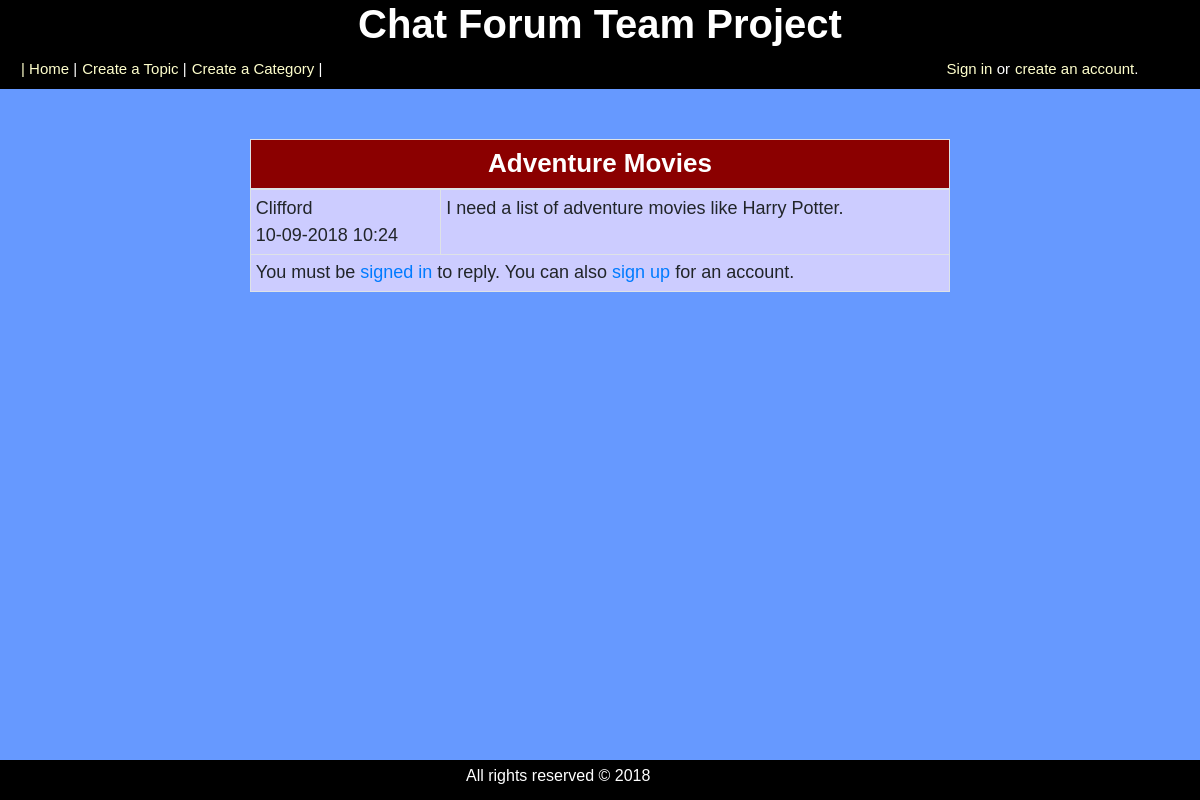
Screenshot of /topic.php?id=2 with the database file from the repository.
### tables this page shows
CREATE TABLE `topics` (
  `topic_id` int(8) NOT NULL,
  `topic_subject` varchar(255) NOT NULL,
  `topic_date` datetime NOT NULL,
  `topic_cat` int(8) NOT NULL,
  `topic_by` int(8) NOT NULL
);

CREATE TABLE `posts` (
  `post_id` int(8) NOT NULL,
  `post_content` text NOT NULL,
  `post_date` datetime NOT NULL,
  `post_topic` int(8) NOT NULL,
  `post_by` int(8) NOT NULL
);

CREATE TABLE `users` (
  `user_id` int(8) NOT NULL,
  `user_name` varchar(30) NOT NULL,
  `user_pass` varchar(255) NOT NULL,
  `user_email` varchar(255) NOT NULL,
  `user_date` datetime NOT NULL,
  `user_level` int(8) NOT NULL
);

### topic.php (the view)
<?php
include 'connect.php';
include 'header.php';
$sql = "SELECT
			topic_id,
			topic_subject
		FROM
			topics
		WHERE
			topics.topic_id = " . mysql_real_escape_string($_GET['id']);
$result = mysqli_query($connection,$sql);
if(!$result)
{
	echo 'The topic could not be displayed, please try again later.';
}
else
{
	if(mysqli_num_rows($result) == 0)
	{
		echo 'This topic doesn&prime;t exist.';
	}
	else
	{
		while($row = mysqli_fetch_assoc($result))
		{
			echo '<table class="table table-bordered table-sm table-hover center">
					<thead>
						<tr>
							<th colspan="2">' . $row['topic_subject'] . '</th>
						</tr>
					</thead>
					<tbody>';
			$posts_sql = "SELECT
						posts.post_topic,
						posts.post_content,
						posts.post_date,
						posts.post_by,
						users.user_id,
						users.user_name
					FROM
						posts
					LEFT JOIN
						users
					ON
						posts.post_by = users.user_id
					WHERE
						posts.post_topic = " . mysql_real_escape_string($_GET['id']);
			$posts_result = mysqli_query($connection,$posts_sql);
			if(!$posts_result)
			{
				echo '<tr><td>The posts could not be displayed, please try again later.</tr></td></table>';
			}
			else
			{
				while($posts_row = mysqli_fetch_assoc($posts_result))
				{
					echo '<tr class="topic-post">
							<td class="user-post">' . $posts_row['user_name'] . '<br/>' . date('d-m-Y H:i', strtotime($posts_row['post_date'])) . '</td>
							<td class="post-content">' . htmlentities(stripslashes($posts_row['post_content'])) . '</td>
						  </tr>';
				}
			}
			if(!$_SESSION['signed_in'])
			{
				echo '<tr><td colspan=2>You must be <a href="signin.php">signed in</a> to reply. You can also <a href="signup.php">sign up</a> for an account.';
			}
			else
			{
				echo '<tr><td colspan="2"><h2>Reply:</h2><br />
					<form method="post" action="reply.php?id=' . $row['topic_id'] . '">
						<textarea name="reply-content"></textarea><br /><br />
						<input type="submit" value="Submit reply" />
					</form></td></tr>';
			}
			echo '</tbody>
			</table>';
		}
	}
}
include 'footer.php';
?>

### styles.css (style rules this page uses)
html { position: relative; min-height: 100%; }
body { text-align: center; }
.body_style { background-color: #6699ff !important; font-size: 15px; font-family:sans-serif; margin-bottom: 40px; }
a { text-decoration:none !important; }
table.center { margin-left:auto !important; margin-right:auto !important; border-collapse: collapse; width: 700px !important; }
th { background-color: darkred !important; color: white !important; font-size:26px; text-align:center; }
td { padding: 5px ; font-size:18px; background-color:#ccccff; }

### rows the page displays
topics: topic_subject "Adventure Movies"
posts: post_by.user_name "Clifford", post_date "10-09-2018 10:24", post_content "I need a list of adventure movies like Harry Potter."
